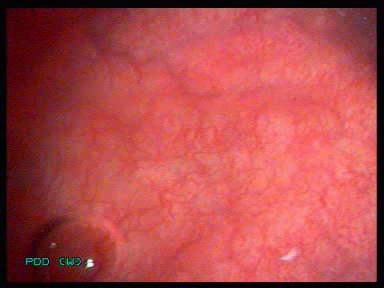
#> input picture balanceoDM/500x500/RE/Flu_00914.jpg, 384 x 288 px; its folder holds only this picture in this run
$ python GLCM.py   (older library calls are emulated)
#> lines starting #> are read from the running program, lines starting #| are printed output that depends on the picture
# -*- coding: utf-8 -*-
"""
Created on Fri Aug 16 00:57:49 2019

@author: Nataly
"""


import cv2
import numpy as np
import glob
from skimage.feature import greycomatrix, greycoprops
import skimage.feature
from scipy.stats import kurtosis
import statistics as stats
import pywt
import pywt.data
from scipy import ndimage as nd
from skimage import data
from skimage.util import img_as_float
from skimage.filters import gabor_kernel


#tamañoA = []
#tamañoB = []
def Fourier(inA):
    f = np.fft.fft2(inA)
    fshift = np.fft.fftshift(f)
    fourier = 20*np.log(np.abs(fshift))
    fourier=fourier.astype(np.uint8)
    return fourier

def GLCM (imA):
        a=int(np.max(imA))
        g = skimage.feature.greycomatrix(imA, [1], [0], levels=a+1, symmetric=False, normed=True)
        contraste=skimage.feature.greycoprops(g, 'contrast')[0][0]
        energia=skimage.feature.greycoprops(g, 'energy')[0][0]
        homogeneidad=skimage.feature.greycoprops(g, 'homogeneity')[0][0]
        correlacion=skimage.feature.greycoprops(g, 'correlation')[0][0]
        disimi= greycoprops(g, 'dissimilarity')
        ASM= greycoprops(g, 'ASM')
        entropia=skimage.measure.shannon_entropy(g)
        return g,contraste,energia,homogeneidad, correlacion, disimi, ASM,entropia
#                    plt.imshow(cropped)


contrast=[]
energi=[]
homogenei=[]
correlaci=[]
disi=[]
AS=[]
entrop=[]

contrast1=[]
energi1=[]
homogenei1=[]
correlaci1=[]
disi1=[]
AS1=[]
entrop1=[]
#from matplotlib import pyplot as plt

for image in glob.glob('*.jpg'):
    # image = '00002.jpg'
    im = cv2.imread(image)
#> im is the input picture: shape (288, 384, 3); mean B, G, R 75, 73.4, 175.8
    aa,bb,c = im.shape
#> aa = 288; bb = 384; c = 3
    croppedrgb=im
    im=cv2.normalize(im, None, 0, 255, norm_type=cv2.NORM_MINMAX, dtype=cv2.CV_8UC3)
    aa,bb,c = im.shape
    croppedrgb=im
    croppedrgb_2=croppedrgb.copy()
#    HSV=cv2.cvtColor(im,cv2.COLOR_RGB2HSV)
#    H,S,cropped=cv2.split(HSV)
#    H,cropped,V=cv2.split(HSV)
    HSV=cv2.cvtColor(im,cv2.COLOR_RGB2YUV)
#> HSV: shape (288, 384, 3); mean of channels 0, 1, 2 85.6, 172.4, 118.7
#    H,S,cropped=cv2.split(HSV)
    cropped,U,V=cv2.split(HSV)
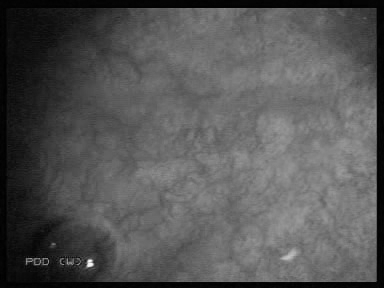
#> cropped: shape (288, 384); min 0, max 250, mean 85.6
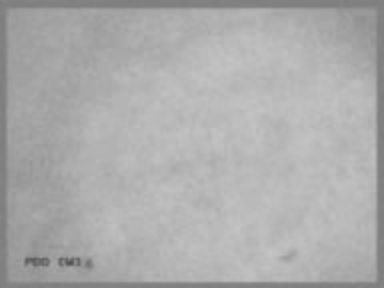
#> U: shape (288, 384); min 81, max 198, mean 172.4
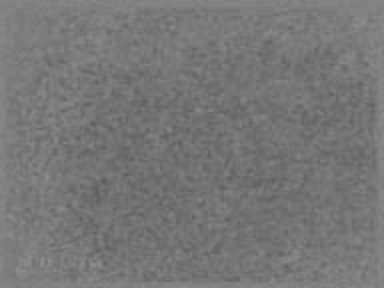
#> V: shape (288, 384); min 93, max 144, mean 118.7
    print(cropped.shape)
#| (288, 384)
    cropFou=Fourier(cropped)
#> in Fourier, `fourier = 20*np.log(np.abs(fshift))`:
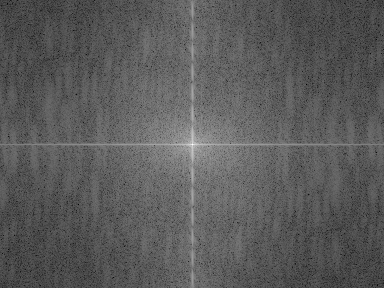
#> fourier: shape (288, 384) float64; min 26.26, max 321.3, mean 132.1; drawn with min black and max white
#> in Fourier, `fourier=fourier.astype(np.uint8)`:
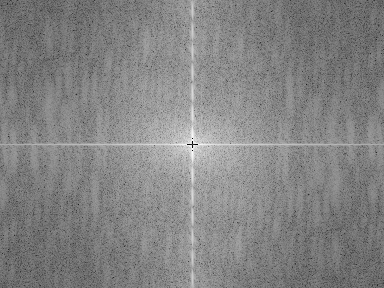
#> fourier: shape (288, 384); min 0, max 255, mean 131.5
    g,contraste,energia,homogeneidad, correlacion, disimi, ASM,entropia=GLCM(cropFou)
#> in GLCM, `a=int(np.max(imA))`: a = 255
#> in GLCM, `contraste=skimage.feature.greycoprops(g, 'contrast')[0][0]`: contraste = 282.5
#> in GLCM, `energia=skimage.feature.greycoprops(g, 'energy')[0][0]`: energia = 0.0173
#> in GLCM, `homogeneidad=skimage.feature.greycoprops(g, 'homogeneity')[0][0]`: homogeneidad = 0.0863
#> in GLCM, `correlacion=skimage.feature.greycoprops(g, 'correlation')[0][0]`: correlacion = 0.71
#> in GLCM, `disimi= greycoprops(g, 'dissimilarity')`: disimi = [12.5]
#> in GLCM, `ASM= greycoprops(g, 'ASM')`: ASM = [0.000298]
#> in GLCM, `entropia=skimage.measure.shannon_entropy(g)`: entropia = 1.32
#> contraste = 282.5; energia = 0.0173; homogeneidad = 0.0863; correlacion = 0.71; disimi = [12.5]; ASM = [0.000298]; entropia = 1.32
    contrast.append(contraste)
    energi.append(energia)
    homogenei.append(homogeneidad)
    correlaci.append(correlacion)
    disi.append(disimi)
    AS.append(ASM)
    entrop.append(entropia)

    g1,contraste1,energia1,homogeneidad1, correlacion1, disimi1, ASM1,entropia1=GLCM(cropped)
#> contraste1 = 31.47; energia1 = 0.0357; homogeneidad1 = 0.39; correlacion1 = 0.991; disimi1 = [2.5]; ASM1 = [0.00127]; entropia1 = 0.689
    contrast1.append(contraste1)
    energi1.append(energia1)
    homogenei1.append(homogeneidad1)
    correlaci1.append(correlacion1)
    disi1.append(disimi1)
    AS1.append(ASM1)
    entrop1.append(entropia1)

import pandas as pd
datos = {'Contraste':contrast,
         'Energia':energi,
         'Homogeneidad':homogenei,
         'Correlación':correlaci,
         'Disimilitud':disi,
         'ASM':AS,
         'Entropia':entrop,
         'ContrasteSF':contrast1,
         'EnergiaSF':energi1,
         'HomogeneidadSF':homogenei1,
         'CorrelaciónSF':correlaci1,
         'DisimilitudSF':disi1,
         'ASMSF':AS1,
         'EntropiaSF':entrop1}
datos = pd.DataFrame(datos)
#> datos = table of 1 rows and 14 columns
#datos.to_excel('GLCMRES.xlsx')
#datos.to_excel('GLCMRE.xlsx')
datos.to_excel('GLCMREY.xlsx')
